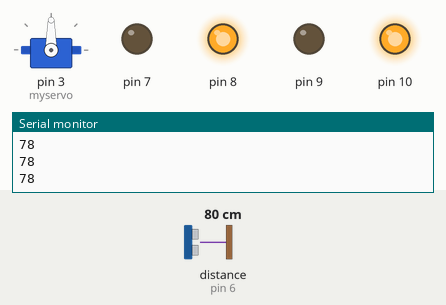
Bench run of a sketch on a simulated Arduino Uno, built with avr-gcc and run on an emulated ATmega328P. On the bench: servo, output pins drawn as LEDs (lit = HIGH), the last lines printed to the serial monitor. Wiring (inferred from the names in the program): ultrasonic range finder: trigger pin 5; echo pin 6. The test bench sets the inputs (shaded band); at power-on: distance to the obstacle (sensor on pin 6) 80 cm. The echo pulse lasts 58.3 µs per cm; pins used as bus, display or sensor lines are not drawn.

Above: at 1.2 s.
1.3 s: distance to the obstacle (sensor on pin 6) set to 24 cm
2.8 s: distance to the obstacle (sensor on pin 6) set to 20 cm
At 4.1 s:
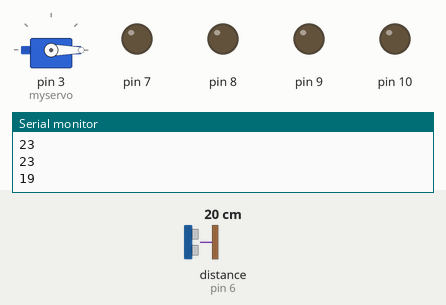
5.8 s: distance to the obstacle (sensor on pin 6) set to 35 cm
At 6.2 s:
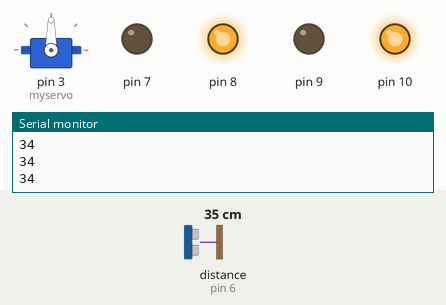
7.4 s: distance to the obstacle (sensor on pin 6) set to 2 cm
At 10.2 s:
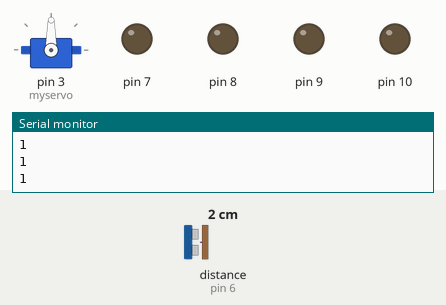
Timing chart, 0 to 11.4 s (numbered marks = the images above; inputs shaded):
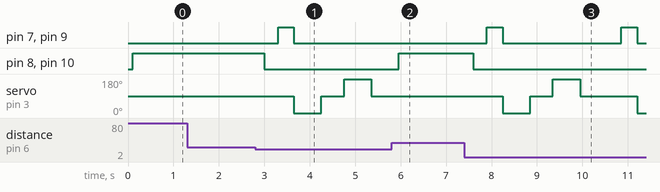

Measured:
- the behaviour switches between 22 and 21 cm on distance to the obstacle (sensor on pin 6) (found by bisection; images 0 and 1)
- after the input at 2.8 s, pin 7, pin 9: LOW → HIGH after 0.50 s, → LOW 0.35 s later; pin 8, pin 10: HIGH → LOW after 0.20 s; servo on pin 3 (myservo): 90° → 0° after 0.85 s, → 90° 0.60 s later, → 180° 0.50 s later, → 90° 0.60 s later
- after the input at 5.8 s, pin 7, pin 9: stays LOW (without the input it goes to HIGH after 0.46 s); pin 8, pin 10: LOW → HIGH after 0.16 s; servo on pin 3 (myservo): stays 90° (without the input it goes to 0° after 0.81 s)
- after the input at 7.4 s, pin 7, pin 9: alternates HIGH for 0.35 s and LOW for 2.6 s, starting after 0.50 s; pin 8, pin 10: HIGH → LOW after 0.20 s; servo on pin 3 (myservo): 90° → 0° after 0.85 s, → 90° 0.60 s later, → 180° 0.50 s later, → 90° 0.60 s later, … (5 changes in this stretch)

The sketch:

Obstacle_Avoiding_robot.ino
```cpp
#include <Servo.h>
Servo myservo;
void setup() {
pinMode(5,OUTPUT);//trig
pinMode(6,INPUT); //echo
pinMode(7, OUTPUT);
pinMode(8, OUTPUT);
pinMode(9, OUTPUT);
pinMode(10, OUTPUT);

myservo.attach(3);
Serial.begin(9600);
}
void loop()
{
digitalWrite(5, HIGH);
delayMicroseconds(10);
digitalWrite(5, LOW);
delayMicroseconds(2);
int duration= pulseIn(6,HIGH); //echo
delay(100);
int distance=duration*0.034/2;
Serial.println(distance);
if(distance<=20)
{
digitalWrite(7, LOW);
digitalWrite(8, LOW);
digitalWrite(9, LOW);
digitalWrite(10, LOW);
delay(300);
digitalWrite(7,HIGH);
digitalWrite(8, LOW);
digitalWrite(9, HIGH);
digitalWrite(10, LOW);
delay(350);
digitalWrite(7, LOW);
digitalWrite(8, LOW);
digitalWrite(9, LOW);
digitalWrite(10, LOW);
myservo.write(0);
delay(500);
digitalWrite(5, HIGH);
delayMicroseconds(10);
digitalWrite(5, LOW);
delayMicroseconds(2);
int firstduration= pulseIn(6,HIGH);
delay(100);
int firstdistance=firstduration*0.034/2;
int first = firstdistance;
Serial.println(firstdistance);
myservo.write(90);
delay(500);
myservo.write(180);
delay(500);
digitalWrite(5, HIGH);
delayMicroseconds(10);
digitalWrite(5, LOW);
delayMicroseconds(2);
int secondduration= pulseIn(6,HIGH);
delay(100);
int seconddistance=secondduration*0.034/2;
int second = seconddistance;
Serial.println(seconddistance);
myservo.write(90);
delay(500);
if(first < second ) { digitalWrite(7, LOW); digitalWrite(8, HIGH); digitalWrite(9, LOW); digitalWrite(10, LOW); delay(500); } else if(first >   second  )
{
digitalWrite(7, LOW);
digitalWrite(8,LOW);
digitalWrite(9, LOW);
digitalWrite(10, HIGH);
delay(500);
}
}
else
{
digitalWrite(7,LOW);
digitalWrite(8, HIGH);
digitalWrite(9, LOW);
digitalWrite(10, HIGH);
}
}
```
